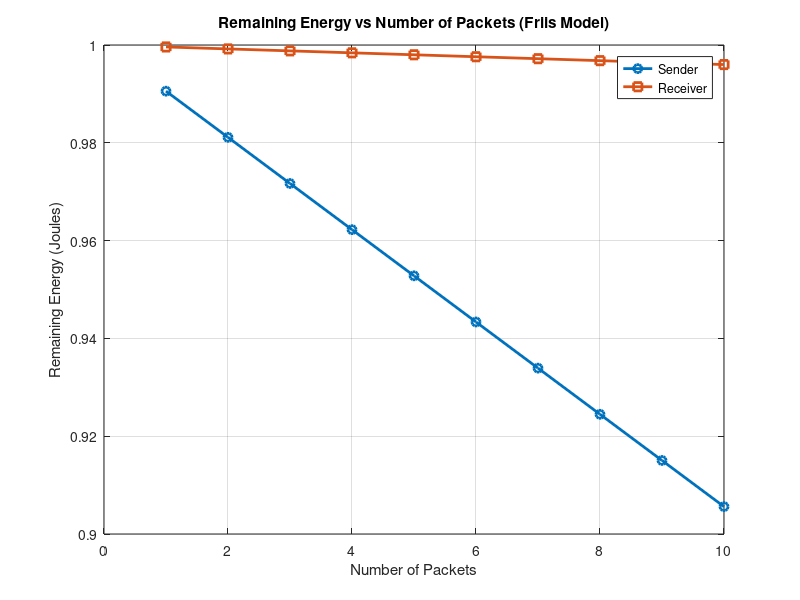

MATLAB code for this plot:
clc;
clear;
close all;
format long g   
numPackets = 10;
packetSize = 8000;
E_elec = 50e-9;             
E_fs   = 100e-12;           
initialEnergy = 1;     
senderPos   = [10 20];
receiverPos = [90 90];
distance = norm(senderPos - receiverPos);
senderEnergy   = initialEnergy;
receiverEnergy = initialEnergy;
remainingEnergySender   = zeros(1, numPackets);
remainingEnergyReceiver = zeros(1, numPackets);
for pkt = 1:numPackets
    E_tx = (E_elec * packetSize) + ...
           (E_fs * packetSize * distance^2);
    E_rx = E_elec * packetSize;
    senderEnergy   = senderEnergy - E_tx;
    receiverEnergy = receiverEnergy - E_rx;
    if senderEnergy < 0
        senderEnergy = 0;
    end
    if receiverEnergy < 0
        receiverEnergy = 0;
    end
    remainingEnergySender(pkt)   = senderEnergy;
    remainingEnergyReceiver(pkt) = receiverEnergy;
    fprintf('Packet %d | Sender Energy: %.8f J | Receiver Energy: %.8f J\n', ...
            pkt, senderEnergy, receiverEnergy);
    if senderEnergy == 0
        remainingEnergySender(pkt:end) = senderEnergy;
        remainingEnergyReceiver(pkt:end) = receiverEnergy;
        break;
    end
end
figure;
plot(1:numPackets, remainingEnergySender, '-o', 'LineWidth', 2);
hold on;
plot(1:numPackets, remainingEnergyReceiver, '-s', 'LineWidth', 2);
grid on;
xlabel('Number of Packets');
ylabel('Remaining Energy (Joules)');
title('Remaining Energy vs Number of Packets (Friis Model)');
legend('Sender', 'Receiver');
